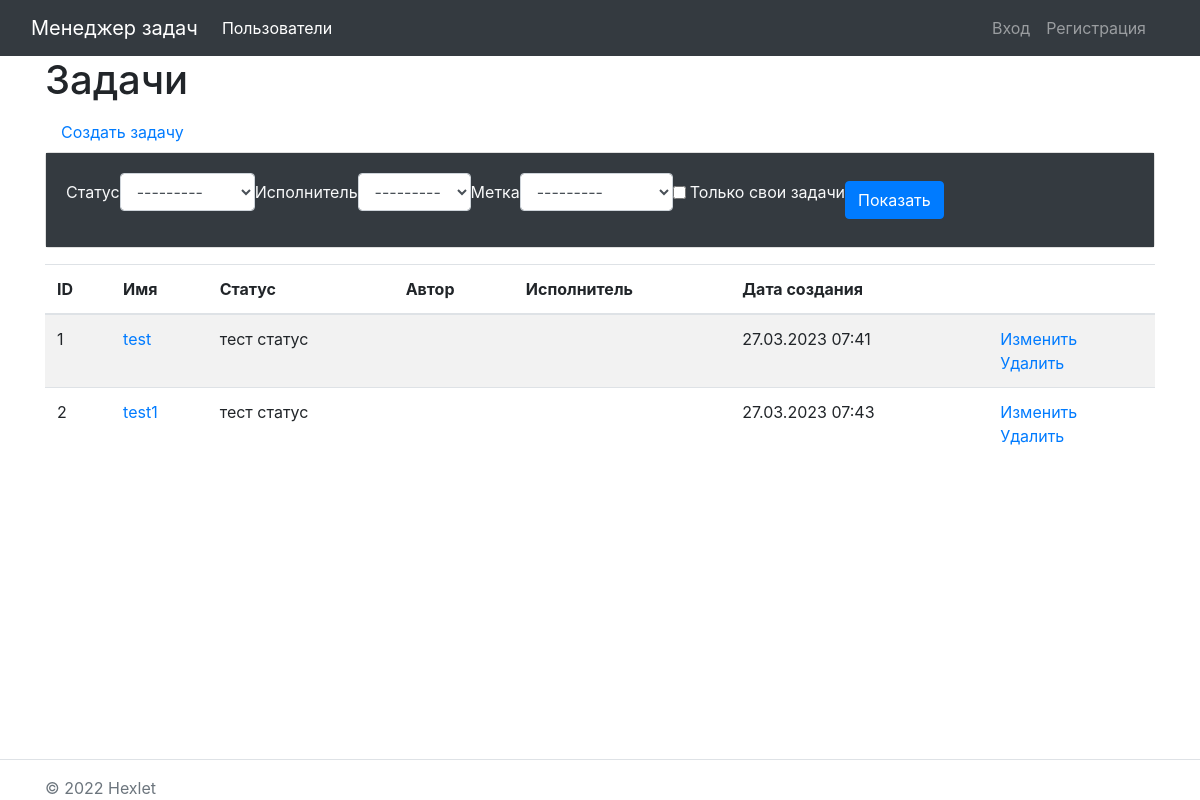
/tasks/, run on an earlier commit of the app's database.
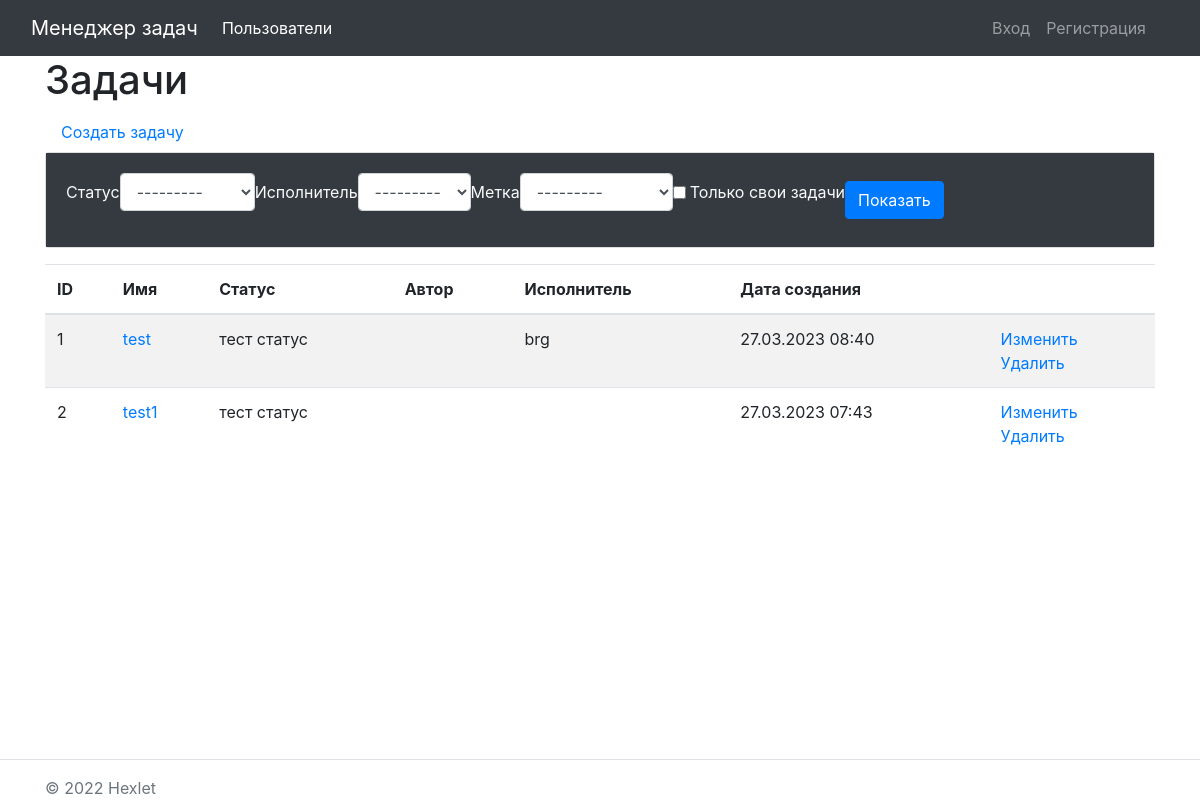
And on a later commit of the database.
### task_manager/tasks/models.py (models this page shows, shortened)
class Task(models.Model):
    name = models.CharField(max_length=200, unique=True, verbose_name='Имя')
    description = models.TextField(blank=True, null=True, verbose_name="Описание")
    status = models.ForeignKey(Status, on_delete=models.RESTRICT, verbose_name="Статус")
    author = models.ForeignKey(User, on_delete=models.CASCADE, related_name='author')
    executor = models.ForeignKey(
        User,
        on_delete=models.CASCADE,
        related_name='executors',
        blank=True,
        null=True,
        verbose_name="Исполнитель"
        )
    labels = models.ManyToManyField(Label, related_name='labels', verbose_name="Метка", blank=True)
    creatad_at = models.DateTimeField(auto_now=True)
    class Meta:
        verbose_name = _('Задача')
        verbose_name_plural = _('Задачи')

### task_manager/statuses/models.py (models this page shows)
class Status(models.Model):
    name = models.CharField(max_length=130, unique=True, verbose_name="Имя")
    creatad_at = models.DateTimeField(auto_now=True)
    class Meta:
        verbose_name = _('Статус')
        verbose_name_plural = _('Статусы')
    def __str__(self):
        return self.name

### task_manager/tasks/views.py (the view)
# urls.py: path('', TaskListView.as_view(), name='task_list')
class TaskListView(FilterView):
    filterset_class = TaskFilterForm
    tempalte_name = 'tasks/task_filter.html'

### task_manager/labels/models.py (called while the page is built)
    def __str__(self):
        return self.name

### task_manager/tasks/templates/tasks/task_filter.html (shortened to what this page needs)
{% extends 'base.html' %}
{% load bootstrap4 i18n %}
{% block content %}
    <h1>{% translate 'Задачи' %}</h1>
    <a class="nav-link" href="{% url 'task_create' %}">
        {% translate 'Создать задачу' %}
    </a>
    <div class="card mb-3">
        <div class="card-body bg-dark text-light">
        <form method="get" class="form-inline center">
            {% bootstrap_field filter.form.status field_class='col-sm-6 col-md-auto ' %}
            {% bootstrap_field filter.form.executor field_class='col-sm-6 col-md-auto' %}
            {% bootstrap_field filter.form.labels field_class='col-sm-6 col-md-auto' %}
            {% bootstrap_field filter.form.self_tasks field_class='col-sm-6 col-md-auto' %}
            {% buttons %}
            <input type="submit" class="btn btn-primary col-sm-6 col-md-auto" value="{% translate 'Показать' %}" />
            {% endbuttons %}
        </form>
        </div>
    </div>
    <table class="table table-striped">
        <thead>
            <tr>
                <th>ID</th>
                <th>{% translate 'Имя' %}</th>
                <th>{% translate 'Статус' %}</th>
                <th>{% translate 'Автор' %}</th>
                <th>{% translate 'Исполнитель' %}</th>
                <th>{% translate 'Дата создания' %}</th>
                <th></th>
            </tr>
        </thead>
        <tbody>
            {% for task in filter.qs %}
            <tr>
                <td>{{ task.id }}</td>
                <td>
                    <a href="{% url 'task_detail' task.id %}">{{ task.name }}</a>
                </td>
                <td>{{ task.status}}</td>
                <td>{{ task.author.first_name }}
                </td>
                <td>{% if task.executor %}
                    {{ task.executor }}
                    {% endif %}
                </td>
                <td>{{ task.creatad_at|date:"d.m.Y H:i" }}</td>
                <td>
                    <a href="{% url 'task_update' task.id %}">{% translate 'Изменить' %}</a>
                    <br>
                    <a href="{% url 'task_delete' task.id %}">{% translate 'Удалить' %}</a>
                </td>
            </tr>
            {% endfor %}
        </tbody>
    </table>
{% endblock content %}

What changed in the data, as far as the page shows it:
changed Task "test": executor (not shown) → "brg"; creatad_at "27.03.2023 07:41" → "27.03.2023 08:40"
